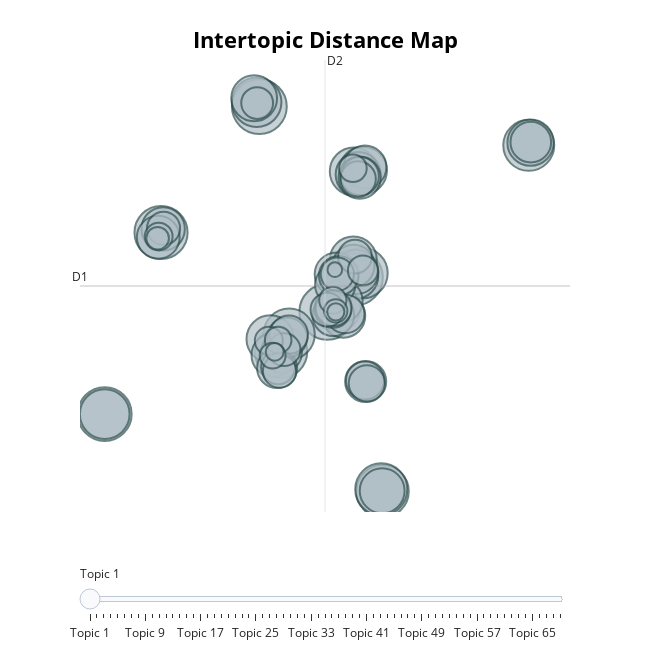

Notebook code cell kept with this figure:
### Code cell
k_means_topic_model.visualize_topics()
